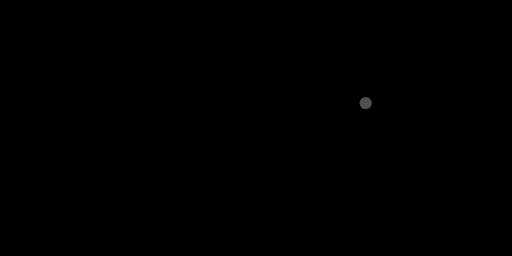
Frame 1 (no input)
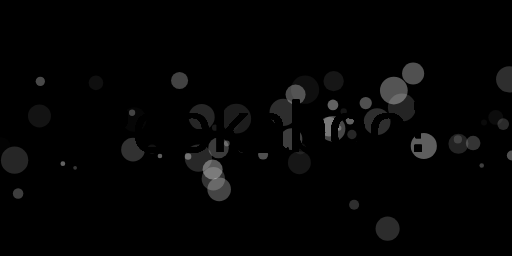
Frame 60 (no input)
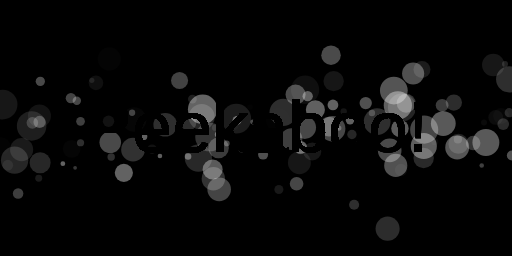
Frame 120 (the mouse pressed at the canvas centre since frame 60)

The p5.js sketch that drew these frames (run headless with seeded random() and noise() and a simulated clock; from frame 60 on, the mouse is pressed at the canvas centre):

// p5.js sketch
// ── sketch.js

function setup() {
  createCanvas(512, 256); // set the size of the canvas
  frameRate(60) // redraw the screen 60 times per second
  background(0) // fill the canvas with black pixels

  // set parameters that will affect our drawing commands below
  ellipseMode(CENTER)
  textAlign(CENTER)
  textSize(72)
  noStroke()
}

function draw() {
  // note that we do NOT call background() again; this means that whatever was rendered to the
  // canvas the last time draw() was called will stick around rather than being covered over

  // pick random values to decide on location, size, and opacity of the next dot
  var x = random(width)
  var y = randomGaussian(height/2, height/8)
  //https://p5js.org/reference/#/p5/randomGaussian
  //return a normal distribution between, it means the data will cluster around mean
  var d = random(3, 30)
  var c = color(255, random(100))

  // set the color & draw the dot
  fill(c)
  ellipse(x, y, d)
  //d is diameter or width or height

  // switch back to drawing in black and print our greeting on top
  fill(0)
  text("Peekaboo!", width/2, height/2 + textSize()/3)
}
